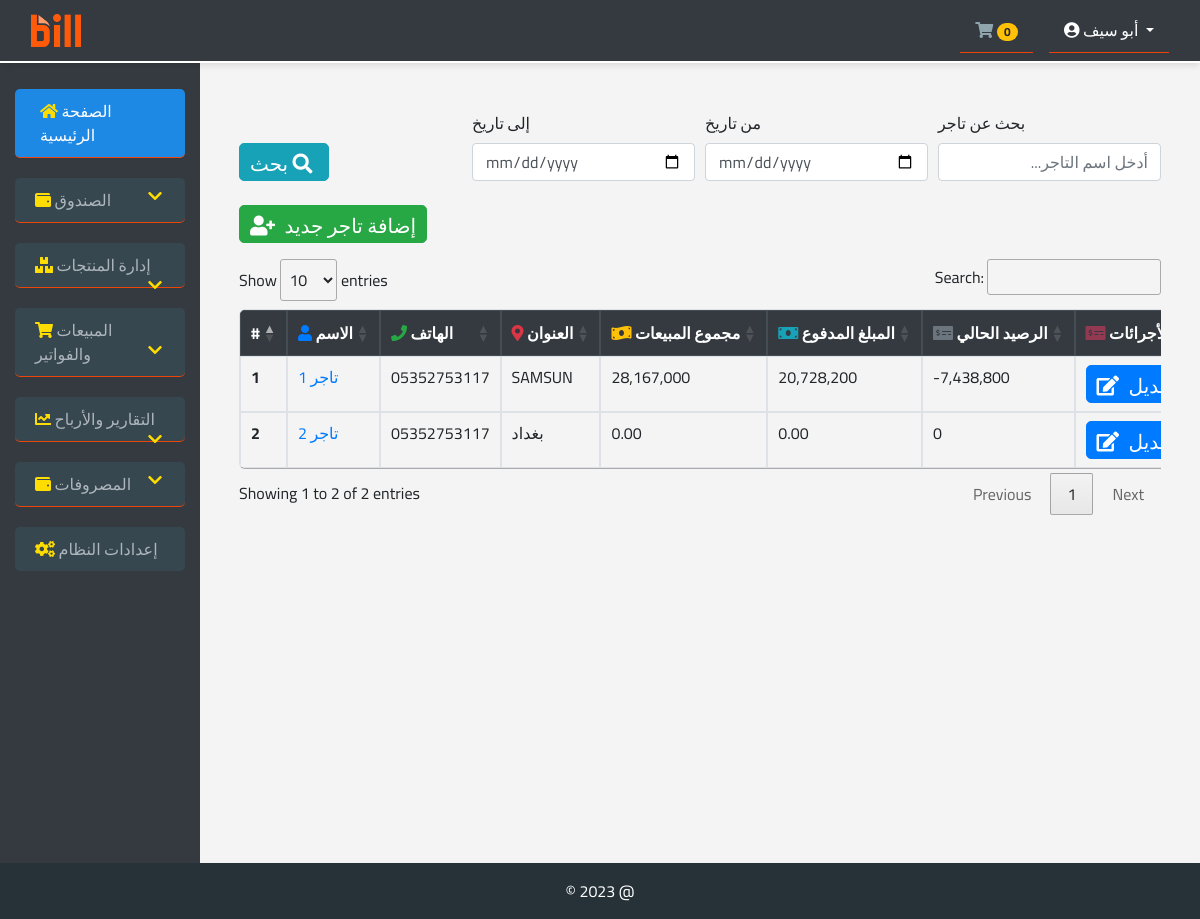
/traders_list (signed in), run on the app's committed database.
### pro1/models.py (models this page shows, shortened)
class Agent(models.Model):
    name = models.CharField(max_length=100)
    phone = models.CharField(max_length=15, null=True)
    address = models.TextField(max_length=255, null=True)
    def get_balance(self):
        total_purchases = self.transactions.filter(transaction_type='purchase').aggregate(total=Sum('amount'))[
                              'total'] or 0
        total_payments = self.transactions.filter(transaction_type='payment').aggregate(total=Sum('amount'))[
                             'total'] or 0
        balance = total_payments - total_purchases
        return balance

### pro1/views.py (the view)
# urls.py: path('traders_list', views.traders_list, name='traders_list'),
@login_required
def traders_list(request):
    search_query = request.GET.get('search', '')
    date_from = request.GET.get('date_from', '')
    date_to = request.GET.get('date_to', '')
    agents = Agent.objects.all()
    if search_query:
        agents = agents.filter(name__icontains=search_query)
    for agent in agents:
        agent.total_purchases = AgentTransaction3.objects.filter(
            agent=agent, transaction_type='purchase'
        ).aggregate(Sum('amount'))['amount__sum'] or Decimal('0.00')
        agent.total_payments = AgentTransaction3.objects.filter(
            agent=agent, transaction_type='payment'
        ).aggregate(Sum('amount'))['amount__sum'] or Decimal('0.00')
    context = {
        'agents': agents,
        'search_query': search_query,
    }
    return render(request, 'traders_list.html', context)

### templates/traders_list.html (shortened to what this page needs)
{% extends 'base.html' %}
{% load humanize %}
{% block hed %}
    <link rel="stylesheet" type="text/css" href="https://cdn.datatables.net/1.11.5/css/jquery.dataTables.css">
<link rel="stylesheet" type="text/css" href="https://cdn.datatables.net/responsive/2.2.9/css/responsive.dataTables.min.css">
{% endblock %}
{% block con %}
<div class="container-fluid">
    <form method="get" class="mb-4" style="direction: rtl">
    <div class="form-row align-items-end">
        <div class="col-md-3">
            <div class="form-group">
                <label for="search">بحث عن تاجر</label>
                <input type="text" id="search" name="search" class="form-control" placeholder="أدخل اسم التاجر..." value="{{ search_query }}">
            </div>
        </div>
        <div class="col-md-3">
            <div class="form-group">
                <label for="date_from">من تاريخ</label>
                <input type="date" id="date_from" name="date_from" class="form-control" value="{{ date_from }}">
            </div>
        </div>
        <div class="col-md-3">
            <div class="form-group">
                <label for="date_to">إلى تاريخ</label>
                <input type="date" id="date_to" name="date_to" class="form-control" value="{{ date_to }}">
            </div>
        </div>
        <div class="col-md-3">
            <button type="submit" class="btn btn-info"><i class="fas fa-search"></i> بحث</button>
        </div>
    </div>
</form>
<div class="mb-3">
    <button type="button" class="btn btn-success" data-toggle="modal" data-target="#addAgentModal">
        <i class="fas fa-user-plus"></i> إضافة تاجر جديد
    </button>
</div>
    <div class="table-responsive" >
         <table class="table table-bordered table-hover table-sm" id="traidlist" style="border-radius: 6px;overflow: hidden">
        <thead class="thead-dark">
            <tr>
                <th scope="col">#</th>
                <th scope="col"><i class="fas fa-user" style="color: #007bff;"></i> الاسم</th>
                <th scope="col"><i class="fas fa-phone" style="color: #28a745;"></i> الهاتف</th>
                <th scope="col"><i class="fas fa-map-marker-alt" style="color: #dc3545;"></i> العنوان</th>
                <th scope="col"><i class="fas fa-money-bill-wave" style="color: #ffc107;"></i> مجموع المبيعات</th>
                <th scope="col"><i class="fas fa-money-bill" style="color: #17a2b8;"></i> المبلغ المدفوع</th>
                <th scope="col"><i class="fas fa-money-check-alt" style="color: #6c757d;"></i> الرصيد الحالي </th>
                <th scope="col"><i class="fas fa-money-check-alt" style="color: #933a52;"></i> الأجرائات</th>
            </tr>
        </thead>
        <tbody>
            {% for agent in agents %}
            <tr>
                <th scope="row">{{ forloop.counter }}</th>
                <td><a href="{% url 'invoice_listFilter' agent.name %}">{{ agent.name }}</a></td>
                <td>{{ agent.phone }}</td>
                <td>{{ agent.address }}</td>
                <td>{{ agent.total_purchases|intcomma  }}</td>
                <td>{{ agent.total_payments|intcomma  }}</td>
                <td>{{ agent.get_balance|intcomma  }}</td>
              <td>
    <button class="btn btn-primary btn-sm" data-toggle="modal" data-target="#editAgentModal" data-id="{{ agent.id }}" data-name="{{ agent.name }}" data-phone="{{ agent.phone }}" data-adress="{{ agent.adress }}">
        <i class="fas fa-edit"></i> تعديل
    </button>
</td>
            </tr>
            {% empty %}
            <tr>
                <td colspan="7" class="text-center">لا يوجد تجار لعرضهم.</td>
            </tr>
            {% endfor %}
        </tbody>
    </table>
    </div>
</div>
{% endblock %}

### templates/base.html (shortened to what this page needs)
{% load static %}
<!DOCTYPE html>
<html lang="en">
<head>
    <link rel="stylesheet" href="https://stackpath.bootstrapcdn.com/bootstrap/4.5.2/css/bootstrap.min.css">
    <link rel="stylesheet" href="https://cdnjs.cloudflare.com/ajax/libs/font-awesome/5.15.1/css/all.min.css">
    <link rel="stylesheet" href="https://unpkg.com/tippy.js/dist/tippy.css" />
    {% block hed %}{% endblock %}
</head>
<body>
<nav class="navbar navbar-expand-lg navbar-dark sticky-top bg-dark bg-gradient" style="border-bottom: 2px solid #ffffff;">
    <div class="container-fluid">
        <a class="navbar-brand" href="{% url 'dashb' %}">
            <img src="{% static 'icon/BILL_BIG.png' %}" alt="Logo" style="width: 50px;">
        </a>
        <div class="ml-auto" style="display: flex; align-items: center;">
            <a  class="nav-link text-white mr-3">
                <i style="cursor: pointer" class="fas fa-shopping-cart"></i>
                <span id="cart-count" class="badge badge-pill badge-warning">0</span>
            </a>
            <div class="dropdown">
                <a class="nav-link dropdown-toggle text-white"  id="navbarDropdown" role="button" data-toggle="dropdown" aria-expanded="false">
                    <i class="fas fa-user-circle"></i> {{ request.user.first_name }}
                </a>
            </div>
        </div>
    </div>
</nav>
<div class="container-fluid" >
    <div class="row">
<nav class="col-md-3 col-lg-2 d-md-block bg-dark bg-gradient sidebar collapse">
    <div class="sidebar-sticky pt-3">
        <ul class="nav flex-column">
            <li class="nav-item">
                <a class="nav-link active" href="{% url 'dashb' %}">
                    <i class="fas fa-home"></i>
                    الصفحة الرئيسية
                </a>
            </li>
            {% if request.user.username != 'm' %}
            <li class="nav-item">
                <a class="nav-link collapsed" href="#" data-toggle="collapse" data-target="#cashboxSubmenu" aria-expanded="false" aria-controls="cashboxSubmenu">
                    <i class="fas fa-wallet"></i>
                    الصندوق
                    <i class="fas fa-chevron-right float-right"></i>
                </a>
            </li>
            {% endif %}
<li class="nav-item">
    <a class="nav-link collapsed" href="#" data-toggle="collapse" data-target="#inventorySubmenu" aria-expanded="false" aria-controls="inventorySubmenu">
        <i class="fas fa-boxes"></i>
        إدارة المنتجات
        <i class="fas fa-chevron-right float-right"></i>
    </a>
</li>
           <li class="nav-item">
    <a class="nav-link collapsed" href="#" data-toggle="collapse" data-target="#salesSubmenu" aria-expanded="false" aria-controls="salesSubmenu">
        <i class="fas fa-shopping-cart"></i>
        المبيعات والفواتير
        <i class="fas fa-chevron-right float-right"></i>
    </a>
</li>
<li class="nav-item">
    <a class="nav-link collapsed" href="#" data-toggle="collapse" data-target="#reportsSubmenu" aria-expanded="false" aria-controls="reportsSubmenu">
        <i class="fas fa-chart-line"></i>
        التقارير والأرباح
        <i class="fas fa-chevron-right float-right"></i>
    </a>
</li>
<li class="nav-item">
    <a class="nav-link collapsed" href="#" data-toggle="collapse" data-target="#expensesSubmenu" aria-expanded="false" aria-controls="expensesSubmenu">
        <i class="fas fa-wallet"></i>
        المصروفات
        <i class="fas fa-chevron-right float-right"></i>
    </a>
</li>
            <li class="nav-item">
                <a class="nav-link" href="{% url 'settings' %}">
                    <i class="fas fa-cogs"></i>
                    إعدادات النظام
                </a>
            </li>
        </ul>
    </div>
</nav>
        <main role="main" class="col-md-9 ml-sm-auto col-lg-10 px-md-4 main-content mt-5">
            {% block con %}
            {% endblock %}
        </main>
    </div>
</div>
<footer class="footer mt-auto py-3">
    <div>&copy; 2023 @</div>
</footer>
</body>
</html>

### templates/base.html (style rules this page uses)
body { font-family: 'Cairo', serif; background-color: #f4f4f4; }
.sidebar { min-height: 100vh; background-color: #37474F; }
.sidebar .nav-link { color: #FFFFFF; border-radius: 5px; margin: 10px 0; padding: 10px 15px; transition: all 0.3s ease-in-out; }
.sidebar .nav-link:hover, .sidebar .nav-link.active { background-color: #1E88E5; color: #FFFFFF; padding-left: 25px; }
.sidebar i { color: orange; }
.navbar, .footer { background-color: #263238; color: #FFFFFF; }
.fa-home, .fa-boxes, .fa-shopping-cart, .fa-chart-line, .fa-wallet, .fa-cogs { color: #90A4AE; }
.navbar, .footer { box-shadow: 0 4px 6px -1px rgba(0, 0, 0, 0.1); }
.footer { text-align: center; padding: 10px 0; }
.navbar-brand { color: #FFFFFF; font-size: 1.5em; display: flex; align-items: center; font-family: 'Montserrat', sans-serif; font-weight: 700; font-size: 1.5em; }
.btn .fas { margin-right: 5px; }
.nav-link { border-bottom: 1px solid rgba(255, 69, 0, 0.91); padding: 10px 15px; }
.nav-link.active, .nav-link.show { background-color: #0d701c; color: white; }
.collapse .nav-link { padding-left: 20px; background-color: #37474F; color: #adb5bd; }
.collapse .nav-link i { color: #ffdd00; }
.sidebar { overflow-y: auto; background-color: #263238; padding-bottom: 10px; }
.collapse { transition: all 0.35s ease; }
.nav-link.collapsed .fa-chevron-right { transform: rotate(90deg); transition: transform 0.35s ease; }
.nav-item:last-child .nav-link { border-bottom: none; }
.sidebar .nav-link { padding-right: 25px; }
.btn { padding: 10px; font-size: 20px; line-height: 1; border-radius: 5px; text-align: center; }

### templates/traders_list.html (style rules this page uses)
.form-group { margin-bottom: 0; }
.form-control, .btn { height: calc(2.25rem + 2px); }
td ,th { white-space: nowrap; }

### data on the page
Agent: name "تاجر 1", phone "05352753117", address "SAMSUN", total_purchases "28,167,000", total_payments "20,728,200", get_balance "-7,438,800"
Agent: name "تاجر 2", phone "05352753117", address "بغداد", total_purchases "0.00", total_payments "0.00", get_balance "0"

### other printed values
{{ request.user.first_name }} "أبو سيف"
